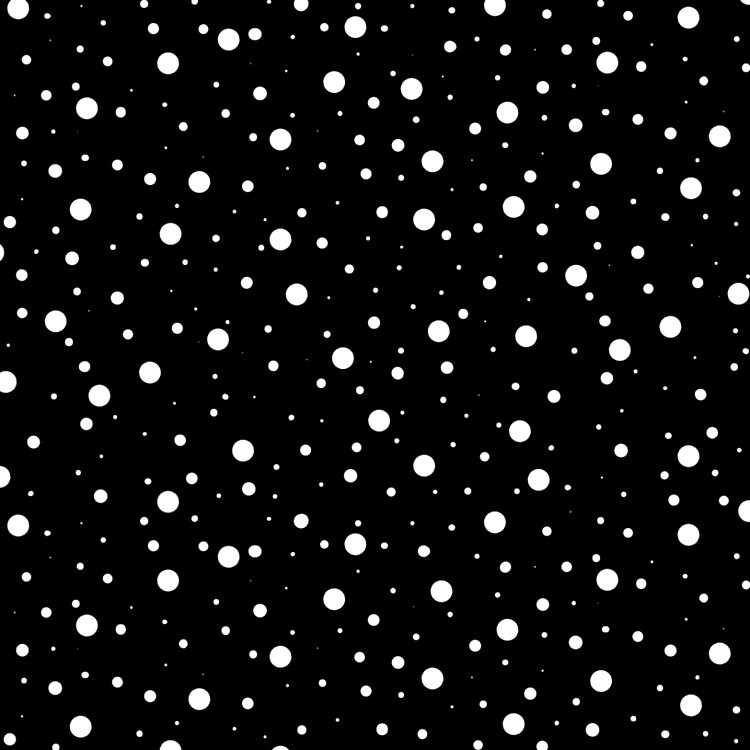
#> input picture Módulo 04 - Visão Computacional/aula_05_rotulacao_de_imagens/img.jpg, 750 x 750 px
$ python rotulacao1.py
#> lines starting #> are read from the running program, lines starting #| are printed output that depends on the picture; after the words box and inside, x2 and y2 are one past the last pixel; in counts of white or black regions, pixels touching at a corner belong together
import numpy as np
import cv2
import matplotlib.pyplot as plt

# PRIMEIRA ROTINA

f = cv2.imread('img.jpg',0)
#> f is the input picture: shape (750, 750); min 0, max 255, mean 18.5
f = f[200:550,200:550]
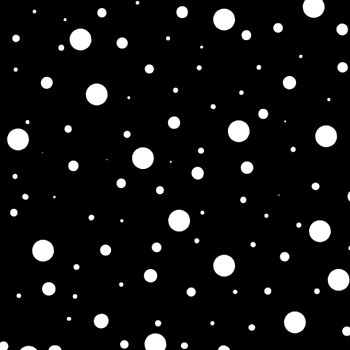
#> f: shape (350, 350); min 0, max 255, mean 19.1
T,img = cv2.threshold(f,0,255,cv2.THRESH_OTSU) #<<<<<<<<<<
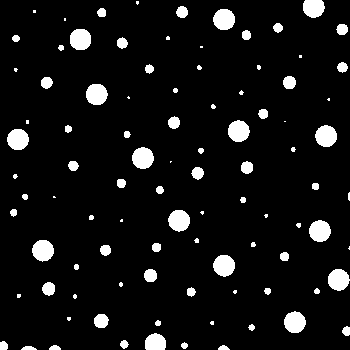
#> img: shape (350, 350); 7.4% white; 95 white regions (31 under 20 px), largest, box (x1, y1, x2, y2) and area: (132, 147, 154, 169) 376, (309, 220, 331, 242) 376, (315, 125, 337, 147) 374
#> T = 122
kernel = np.ones((3,3),np.uint8)
opening = cv2.morphologyEx(img, cv2.MORPH_OPEN, kernel)
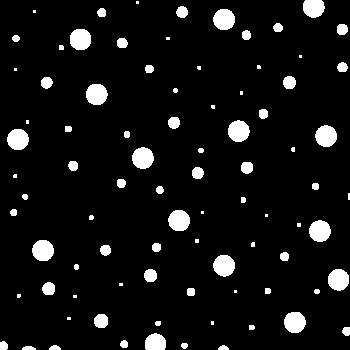
#> opening: shape (350, 350); 7.3% white; 86 white regions (24 under 20 px), largest, box (x1, y1, x2, y2) and area: (132, 147, 154, 169) 376, (309, 220, 331, 242) 376, (315, 125, 337, 147) 374
plt.figure(figsize=(20,12))
plt.subplot(121),plt.imshow(f,"gray"),plt.title('Input')
plt.subplot(122),plt.imshow(opening,"gray"),plt.title('Thresholding')
plt.show()
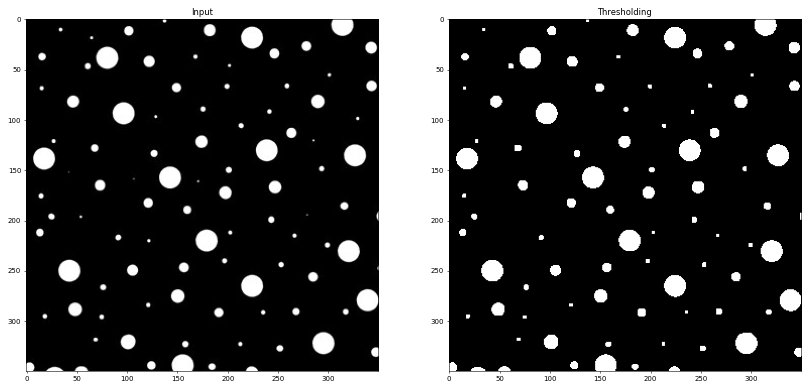
#> figure drawn by matplotlib, 2 panels
img = opening

def myLabel(img):
  L,C = img.shape
  g = np.zeros(img.shape)
  cor = 1
  pilha = []
  tam_viz = 1 # vizinhança 3x3
  for l in range(L): # varre as linhas da imagem
    for c in range(C): # varre as colunas da image

      if img[l,c] and not g[l,c]: # buscar pixel de objeto não pintado

        pilha.append([l,c]) # colocar na pilha pixel p=[l,c]

        while pilha: # laço para pintar todos os pixel de CADA OBJETO com cor

          i,j=pilha.pop() # retirar da pilha pixel q=[i,j]

          g[i,j] = cor

          for x in range(-tam_viz,tam_viz+1): # usando uma conectividade fixa 3x3
            for y in range(-tam_viz,tam_viz+1): # ATENÇÃO AQUI!!!

              viz_i = i+x
              viz_j = j+y
              if 0 <= viz_i < L and 0 <= viz_j < C: # está no domínio ?

                # colocar na pilha se é objeto e não foi pintado
                if img[viz_i,viz_j] and not g[viz_i,viz_j]:

                  pilha.append([viz_i,viz_j])

        cor+=1 # incremento para pintar o próximo objeto
  return g
